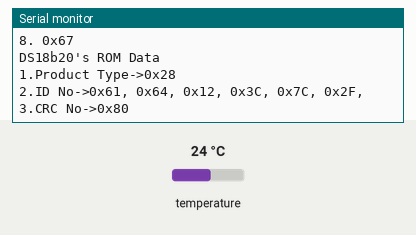
Recording of a sketch running on a simulated Arduino Uno, built with avr-gcc and run on an emulated ATmega328P. Shown: the last lines printed to the serial monitor. Wiring (inferred from the names in the program): DS18B20 sensor: data pin 7. Inputs (shaded band) come from the test bench; at power-on: temperature 24 °C.

Above: at 4.0 s.
4.1 s: temperature set to 12 °C
At 7.4 s:
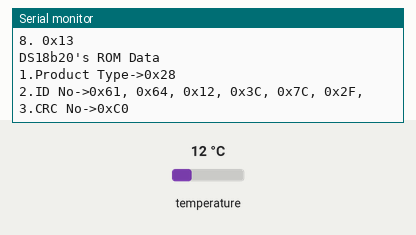
11.2 s: temperature set to 28 °C
17.6 s: temperature set to 19 °C
At 19.7 s:
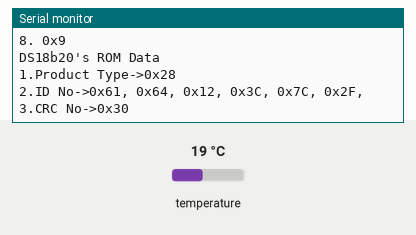
25.6 s: temperature set to 7 °C
At 30.1 s:
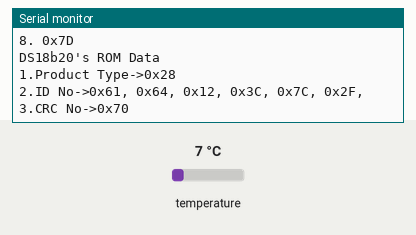
33.5 s: temperature set to 9 °C
At 36.2 s:
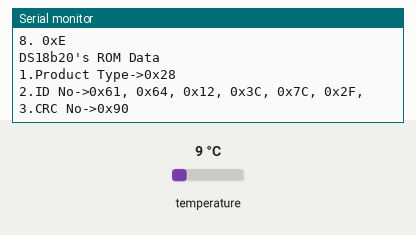
Timing chart, 0 to 37.7 s (numbered marks = the images above; inputs shaded):
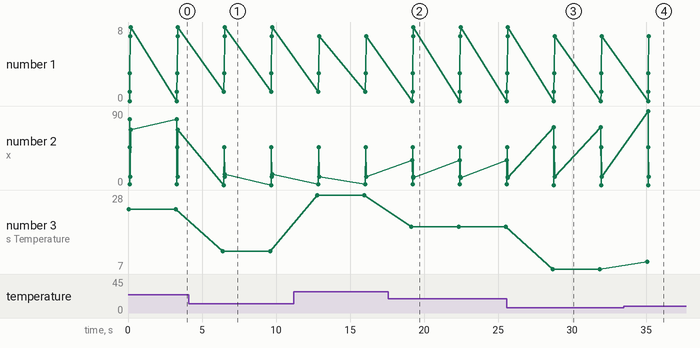

Measured:
- after the input at 4.1 s, the serial monitor: prints a new line after 2.3 s (image 1)
- after the input at 17.6 s, the serial monitor: prints a new line after 1.6 s (image 2)
- after the input at 25.6 s, the serial monitor: prints a new line after 3.1 s (image 3)
- after the input at 33.5 s, the serial monitor: prints a new line after 1.6 s (image 4)
- plotted number 2: 67 → 13 after the input at 4.1 s
- plotted number 3: 28 → 19 after the input at 17.6 s, 7 → 9 after the input at 33.5 s

The sketch:

my_ds18b20_pro_04_ROM_data.ino
```cpp
/**********************************************************************
 - 適用狀況：只能用於1台arduino連接1個DS18B20之狀態
 - 功能描述：可重置DS18B20及讀寫命令及取得溫度值
 - 詳細內容：不引用他人函數庫的情況下，讓Arduino與DS18B20於1對1的連接下，
 			能做資料讀寫之功能，順利取得溫度值並回饋訊息至串列埠螢幕中
 - 版本新增：讀取中間暫存器之資料
 - 主機版本：Arduino UNO R3
 *********************************************************************/
const uint8_t  g_dq_pin =7;             //Arduino數位腳位2接到DS18B20，DQ為Data input/output的縮寫
uint8_t scratchpad[9];
uint8_t ROM_data[8];

//ROM命令
#define Skip_ROM 			0xcc	//用於1對1時，省略每次作ROM序號確認程序
#define Read_ROM 			0x33	//用於1對1時，省略每次作ROM序號確認程序


//RAM命令
#define Convert_T			0x44	//啟動溫度轉換
#define Read_Scratchpad		0xbe	//讀取暫存器值，有9個字元


void setup() {
	Serial.begin(9600);
	Serial.println("<<Get The Temperature from DS18B20>>");
}

void loop() {
	Serial.print("DS18b20's Temperature ->");
	Serial.println(getTempC());
	PrintScratchpad();
	getROM();
	delay(3000);

}
void PrintScratchpad()
{
	Serial.println("DS18b20's scratchpad Data ->");
	for(int i = 0; i < 9; ++i)
	{
		Serial.print(i);
		Serial.print(". 0x");
		Serial.print(scratchpad[i],HEX);
		Serial.println("");
	}
}

float getTempC()
{
	while(!CommandReset());      	//重啟成功，再進行動作

	SendCommand(Skip_ROM);		//主機下0xcc命令（1對1的省略ROM確認作業）
	SendCommand(Convert_T);		//0x44啟動溫度轉換
	//方法1：
	//由於位元精度差異，其轉換時間93.75/187.5/375/750ms等四種變化，
	//先以最大值作延時設定，可以保證時間的充足
	//delay(750);

	//方法2：讀忙控制：參考Datasheet當DS18B20於轉換溫度資料時
	//若主機對它作讀取slot的動作，它將會持續於低電位(0)
	//直到它轉換完畢後，就能得到1
	while(! ReadSlot());


	//再次重啟，因為要作通訊作業
	while(!CommandReset());       	  //重啟成功，再進行動作
	SendCommand(Skip_ROM);		      //主機下0xcc命令（1對1的省略ROM確認作業）
	SendCommand(Read_Scratchpad);	  //0xBE溫度暫存器中的訊息（共9個字元）
	SaveData();						  //將讀取的資料放入陣列中
	//暫存器有資料了，可以進行溫度的計算
	return Caculate_Temperature();    //計算溫度並傳回溫度值
}

float getROM()
{

	while(!CommandReset());      	//重啟成功，再進行動作
	SendCommand(Read_ROM);		   //主機下0x33命令
	for(int i = 0; i < 8; ++i)
	{
		ROM_data[i]=ReceiveData();
	}
	PrintROM();
}
void PrintROM() {
	Serial.println("DS18b20's ROM Data");

	Serial.print("1.Product Type->");
	Serial.print("0x");
	Serial.print(ROM_data[0],HEX);
	Serial.println("");


	Serial.print("2.ID No->");
	for(int i = 1; i < 7; ++i)
	{
		Serial.print("0x");
		Serial.print(ROM_data[i],HEX);
		Serial.print(", ");
	}
	Serial.print("3.CRC No->");
	Serial.print("0x");
	Serial.print(ROM_data[8],HEX);
	Serial.println("");
}

void SaveData() {
	for(int i = 0; i < 9; ++i)
	{
		scratchpad[i]=ReceiveData();
	}
}

/**************************************************************************
 * [溫度值轉換程序]
 * 1、正負值判定：當MSB>7，就是負值（將負值指標值設置為true）
 * 2、若為負值就進行補數運算：反相（~）後，再加1
 * 3、結合MSB及LSB成一個十六位元，並算出其整數
 * 4、乘上單位比例值0.0625
 * 5、若為負數時，加負數符號
 * 6、將溫度值傳回
 ************************************************************************/
float Caculate_Temperature()
{
	//前兩個字元就是溫度的訊息
	uint8_t temp_LSB = scratchpad[0];	  //第一個讀到的是低位
	uint8_t temp_MSB = scratchpad[1];      //第二個讀到的是高位
	boolean  fp_minus = false;	  	    //温度正負標誌：預設為false，因為通常為零度以上
	if(temp_MSB > 0x7f)  //當temp_MSB>7代表此溫度為負數值時，測到的數值需要先反相再加 1
	{
		fp_minus = true;					//溫度正負指標，負數時fg_Minus=0
		temp_MSB = ~temp_MSB;			 	//將temp_MSB中的每一位元反相（0、1互換）
		temp_LSB = ~temp_LSB + 1;
		//將temp_LSB中的每一位元反相（0、1互換），要記得加一，才能正確的反應其值
	}
	//以十六位元空箱來結合MSB及LSB
	uint16_t raw_temp =
	    (((uint16_t)temp_MSB) << 8) |     	//將MSB先用空的十六位元左移8個位元，等於乘256
	    (((uint16_t)temp_LSB));
	/*
	 	//底下是輸出LSB及MSB資料以作為檢核用，若不顯示可整段mark起來
		Serial.println("<<DS18b20's Temperature LSB&MSB >>");

		Serial.print("LSB BIN->");
		Serial.println(temp_LSB, BIN);

		Serial.print("MSB BIN->");
		Serial.println(B00000000|temp_MSB, BIN);

		Serial.print("MSB+LSB BIN->");
		Serial.print(raw_temp, BIN);
		Serial.print("  int MSB+LSB -->");
		Serial.println(raw_temp);

		//以上是輸出LSB及MSB資料以作為檢核用，若不顯示可整段mark起來
	*/
	float fp_temp = raw_temp * 0.0625;
	//將十六位元的整數值再乘於0.0625的單位值，既得溫度值

	if(fp_minus) {fp_temp = -fp_temp;}	//當fp_minus是1，代表是負數，將溫度加上負號
	return fp_temp;
}

uint8_t ReceiveData()
{
	uint8_t byte_in=0;
	for(uint8_t i = 0; i < 8; i++)
	{
		//此時所測到的電位，就是此位元的資料
		if(ReadSlot()) {
			//看看此時主機線的電位狀況若為高位，就是1
			bitSet(byte_in, i); 		  //將byte_in第i個位元值，設置為1
		}
		else {
			bitClear(byte_in, i); 		//將byte_in第i個位元值，設置為0
		}
	}
	return (byte_in);
}

uint8_t ReadSlot() {
	//one wire的設定是3,10,53
	//主廠建議：6/9/55（含步驟是4/8/55）亦可
	//me:調整為2/10/48
	//所以位置於12~13時為佳！這個時間點，才能判別0或1
	//讀時隙（Read Time Slot）步驟01：確保與上一個讀時序有1us的間隔
	delayMicroseconds(1);
	//讀時隙（Read Time Slot）步驟02：啟始信號--拉低電位
	pinMode(g_dq_pin, OUTPUT);	      //轉為輸出，可達到高電位
	digitalWrite(g_dq_pin, LOW);	  //將電位拉低告訴DS18B20，主機已準備好了
	//讀時隙（Read Time Slot）步驟03：保持低電位最少1us
	delayMicroseconds(2);
	//讀時隙（Read Time Slot）步驟04：釋放線路電位
	pinMode(g_dq_pin, INPUT);		  //轉為輸入狀態，同時釋放線路
	//讀時隙（Read Time Slot）步驟05：等待時間，
	delayMicroseconds(10);			  //加前面的延時，約於12~13us時取樣
	//讀時隙（Read Time Slot）步驟06：讀取slot的電位值
	uint8_t fp=digitalRead(g_dq_pin);
	//讀時隙（Read Time Slot）步驟07：延時動作至少要60us
	delayMicroseconds(55);			 //加上延時過渡此段作業時間60us
	return fp;
}

void SendCommand(uint8_t instruction)
{
	for(uint8_t i = 0; i < 8; i++) {
		WriteSolt(bitRead(instruction, i));
	}
}

void WriteSolt(uint8_t order_bit)
{
	if(order_bit) {   	    //當值為1時的處理，
		pinMode(g_dq_pin, OUTPUT);      //先將pin腳改為輸出狀態
		digitalWrite(g_dq_pin, LOW);    //將電位拉低，等於通知DS18B20要do something
		delayMicroseconds(10); 		    //至少要等待1us，但於15us前轉為高電位
		pinMode(g_dq_pin, INPUT);	    //將接收轉成INPUT狀態，轉為高電位
		delayMicroseconds(60);		    //加前段的延時至少等待60us過此周期
	}
	else { 							   //當寫入值為'0'時，Tx拉低電位時段60~120us
		pinMode(g_dq_pin, OUTPUT);	   //先轉為輸出狀態
		digitalWrite(g_dq_pin, LOW);   //將電位輸出低電位
		delayMicroseconds(65);         //靜靜的等待DS18B20來讀取資料
		pinMode(g_dq_pin, INPUT);      //釋放電位控制轉回輸入狀態
		delayMicroseconds(5);		   //等待上拉電阻將電位復位為HIGH
	}
}

uint8_t CommandReset()
{
	TxReset();
	uint8_t f=RxResult();
	ThroughRx();
	//Serial.print("Reset==>");
	//Serial.println(f);
	return f;
}

void TxReset() {
	uint16_t time_keep_low = 480;
	//Tx階段：Step 1.主機發送重置脈沖
	pinMode(g_dq_pin, OUTPUT);
	//Tx階段：Step 2.主機拉低電位
	digitalWrite(g_dq_pin, LOW);
	//Tx階段：Step 3.主機持續於低電位
	delayMicroseconds(time_keep_low);
	//Tx階段：Step 4.主機釋放電位控制，轉為輸入狀態
	pinMode(g_dq_pin, INPUT);
}

uint8_t RxResult() {
	uint8_t time_wait_read=70;
	//Rx階段：Step 5.延時並讀取DS18B20回應電位值
	delayMicroseconds(time_wait_read);
	return !digitalRead(g_dq_pin);
}

void ThroughRx() {
	//Rx階段：Step 6.延時並讓其超過Rx的480us時間

	//方法1：讓其自然超過Master最長的Rx週期
	uint16_t time_through =410;
	delayMicroseconds(time_through);

	//方法2：
	//當DS18B20仍在回應（低電位）就停於此，等其拉高就返回
	//while(!digitalRead(g_dq_pin));
}
```
